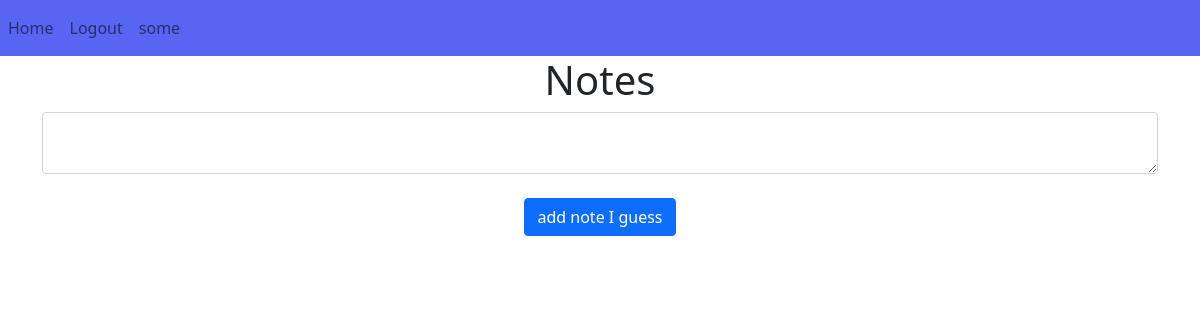
The page / (signed in) on the database as committed earlier.
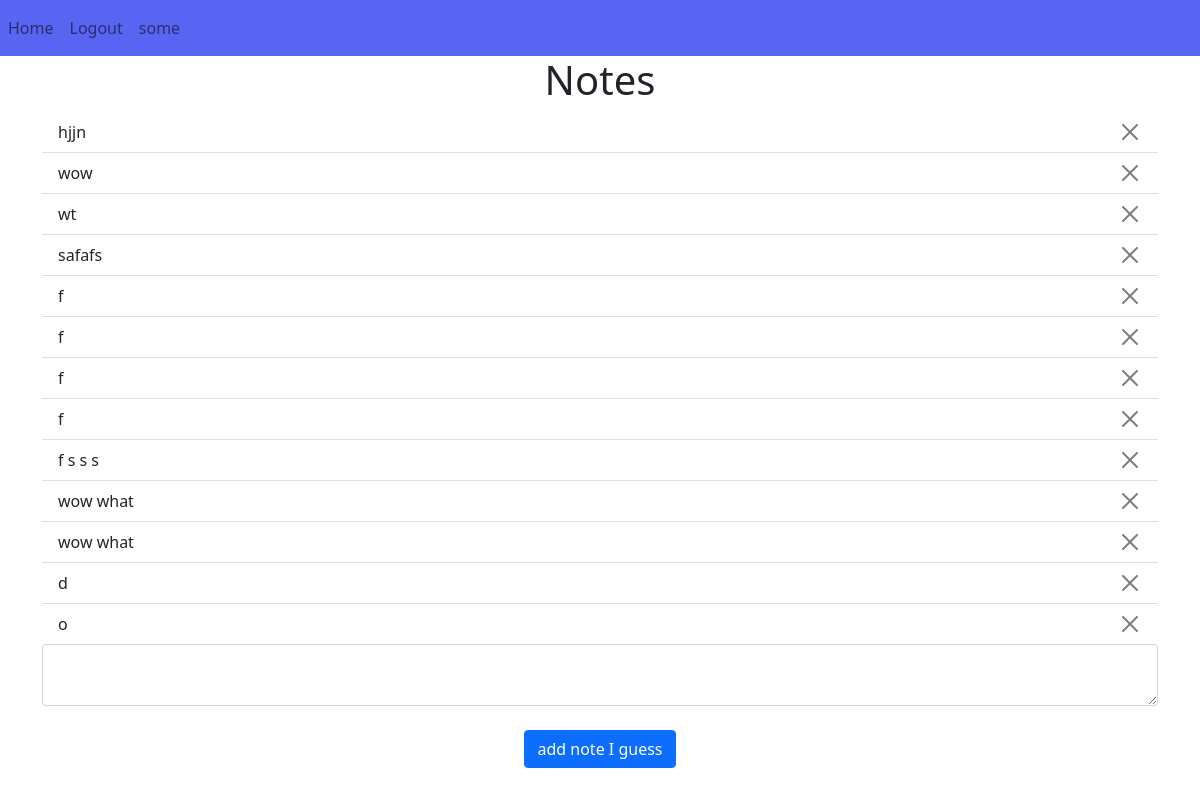
The same page on the database as committed later.
### Website/models.py (models this page shows)
class Note(db.Model):
    id = db.Column(db.Integer, primary_key=True)
    data = db.Column(db.String(10000))
    date = db.Column(db.DateTime(timezone=True), default=func.now())
    user_id = db.Column(db.Integer, db.ForeignKey('user.id'))

### Website/views.py (the view, shortened to what this page needs)
@views.route('/', methods=['GET', 'POST'])
@login_required
def home():
    return render_template("home.html", user=current_user)

### Website/__init__.py (called while the page is built)
def create_app():
    app = Flask(__name__)
    app.config['SECRET_KEY'] = 'iasifjj23iiUIQJEFIhij32o9d'
    app.config['SQLALCHEMY_DATABASE_URI'] = f'sqlite:///{DB_NAME}'
    db.init_app(app)
    from .views import views
    from .auth import auth
    app.register_blueprint(views, url_prefix='/')
    app.register_blueprint(auth, url_prefix='/')
    from .models import User, Note #more classes if needed
    create_database(app)
    login_manager = LoginManager()
    login_manager.login_view= 'auth.login'
    login_manager.init_app(app)
    @login_manager.user_loader
    def load_user(id):
        return User.query.get(int(id))
    return app

### Website/templates/home.html (shortened to what this page needs)
{% extends 'base.html' %}
{% block content %}
<h1 align="center">Notes</h1>
<ul class="list-group list-group-flush" id="notes">
    {% for note in user.notes %}
    <li class="list-group-item d-flex justify-content-between">
        {{note.data}}
        <button type="button" class="btn-close" onClick="deleteNote({{ note.id }})" aria-label="Close"></button>
      </li>
    {% endfor %}
</ul>
<form method="POST">
    <textarea name="note" id="note" class="form-control"></textarea>
    <br>
    <div align="center">
        <button type="submit" class="btn btn-primary"> add note I guess</button>
    </div>
</form>
{% endblock %}

### Website/templates/base.html (shortened to what this page needs)
<!DOCTYPE html>
<html lang="en">
  <head>
      <link
      rel="stylesheet"
      href="https://cdn.jsdelivr.net/npm/bootstrap@5.1.3/dist/css/bootstrap.min.css" rel="stylesheet"
    />
    <link
      rel="stylesheet"
      href="https://stackpath.bootstrapcdn.com/font-awesome/4.7.0/css/font-awesome.min.css"
    />
  </head>
  <body>
    <nav class="navbar navbar-expand-lg navbar-light" style="background-color: #5865F2;">
    <div class="collapse navbar-collapse" id="navbar">
        <div class="navbar-nav">
          {% if user.is_authenticated %}
          <a class="nav-item nav-link" id="home" href="/">Home</a>
          <a class="nav-item nav-link" id="logout" href="/logout">Logout</a>
          <a class="nav-item nav-link" id="some" href="/some">some</a>
          {% else %}
          <a class="nav-item nav-link" id="signUp" href="/sign-up">Sign Up</a>
          <a class="nav-item nav-link" id="login" href="/login">Login Here</a>
          <a class="nav-item nav-link" id="some" href="/some">some</a>
          {% endif %}
        </div>
    </div>
    </nav>
    <div class="container">
      {% block content %}
      {% endblock %}
    </div>
  </body>
</html>

Rows that differ between the two databases and show on the page:
added Note: data "hjjn"
added Note: data "wow"
added Note: data "wt"
added Note: data "safafs"
added Note: data "f"
added Note: data "f"
added Note: data "f"
added Note: data "f"
added Note: data "f s s s"
added Note: data "wow what"
added Note: data "wow what"
added Note: data "d"
added Note: data "o"
